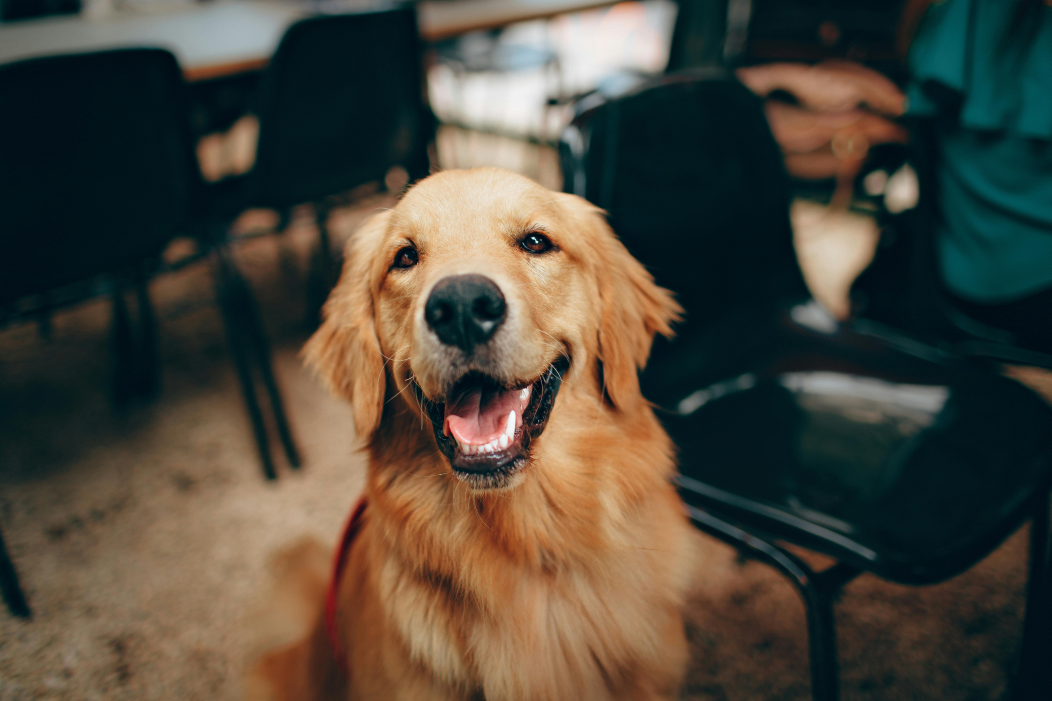
#> input picture opencv-scripts/photos/dog.jpg, 5257 x 3505 px, found by its file name (shown at 1/5 size)
$ python transformations.py
#> lines starting #> are read from the running program, lines starting #| are printed output that depends on the picture
#> further down, img is the input picture: shape (3505, 5257, 3); mean B, G, R 60.3, 71.7, 76.5
### opencv-scripts/utilities/image_tools.py
import cv2 as cv
import numpy as np

################################################################################################################
'''
Load Image

Args:
    -- path: path to the image (jpg/png/etc..)

Return:
    -- numpy array of shape (height, width, channels)
'''
################################################################################################################
# [7 lines left out: function load_img, not called in this run]

################################################################################################################
'''
Resize Function

Args:
    -- frame: numpy array (uint8/uint16/etc..)
    -- scale: scale factor, where the default value is 0.5, halving the dimensions

Returns:
    -- the resized frame
'''
################################################################################################################
def rescaleFrame(frame, scale=0.50) :
#> called with scale = 0.2
    if frame is None:
        raise ValueError("rescale_frame: 'frame' is None.")
    if scale <= 0:
        raise ValueError("rescale_frame: 'scale' must be > 0.")

    # works with images, videos, and live videos
    width = int(frame.shape[1] * scale)
#> width = 1051
    height = int(frame.shape[0] * scale)
#> height = 701
    dims = (width, height)
#> dims = (1051, 701)

    return cv.resize(frame, dims, interpolation=cv.INTER_AREA)
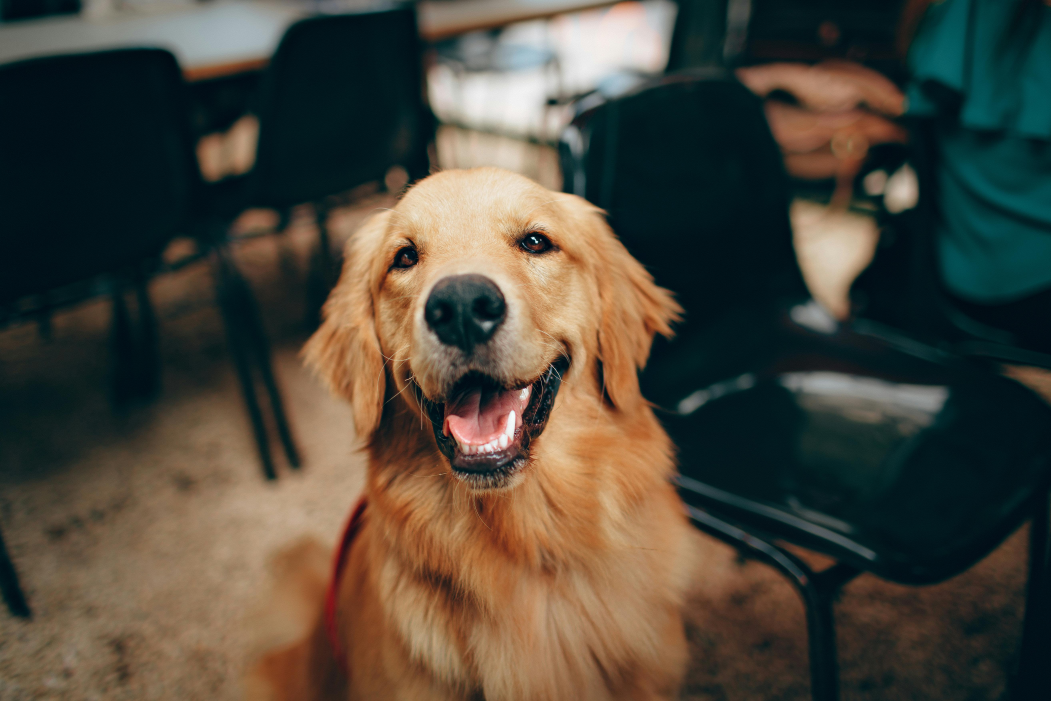
#> returned value: shape (701, 1051, 3); mean of channels 0, 1, 2 60.3, 71.7, 76.5; drawn as B, G, R

### opencv-scripts/transformations.py
# NOTE: Uses 'photos\\dog.jpg' as the example img for the demo, it can be replaced with any path to an image if needed

import cv2 as cv
import numpy as np
from utilities.image_tools import rescaleFrame

################################################################################################################
# Load Image
################################################################################################################
img = cv.imread('photos\\dog.jpg')  # dog is a large image -- rescale for better demo visualization
rescaled_img = rescaleFrame(img, 0.20)
img = rescaled_img

################################################################################################################
# Translation
################################################################################################################
# translation function
def translate(img, x, y) :
#> called with x = 100, y = 100
    transMat = np.float32([[1,0,x], [0,1,y]])
    dims = (img.shape[1], img.shape[0])
#> dims = (1051, 701)
    return cv.warpAffine(img, transMat, dims)
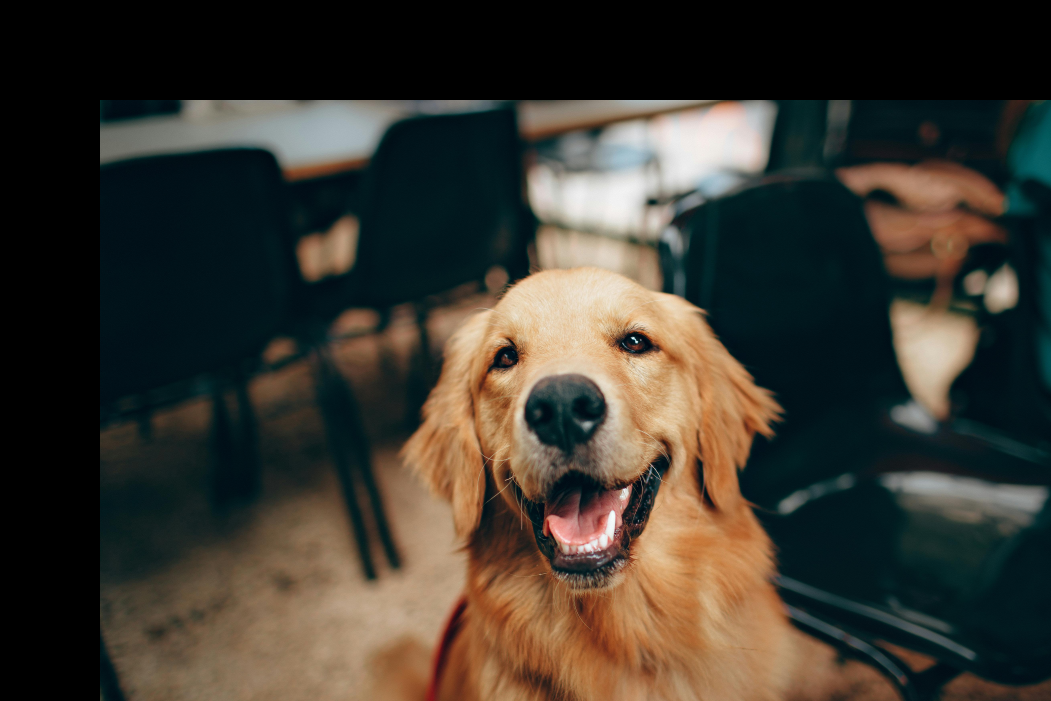
#> returned value: shape (701, 1051, 3); mean of channels 0, 1, 2 48.8, 57.4, 61.7; drawn as B, G, R

# -x --> Left
# -y --> Up
# x --> Right
# y --> Down

translated = translate(img, 100, 100)   # this example shifts the image to the right by 100 and down by 100 pixels
# translated2 = translate(img, -100, -100)   # this example shifts the image to the left by 100 and up by 100 pixels

################################################################################################################
# Rotation
################################################################################################################
# rotation function
def rotate(img, angle, rotPoint=None) :
#> called with angle = 45
    (height, width) = img.shape[:2]
#> height = 701; width = 1051
    if rotPoint is None :
        roPoint = (width//2, height//2)
#> roPoint = (525, 350)
#> (the run stopped early here; a loop or call above may not have finished)
